Frame 1 (no input): blank canvas, image omitted
Frame 60 (no input): blank canvas, image omitted
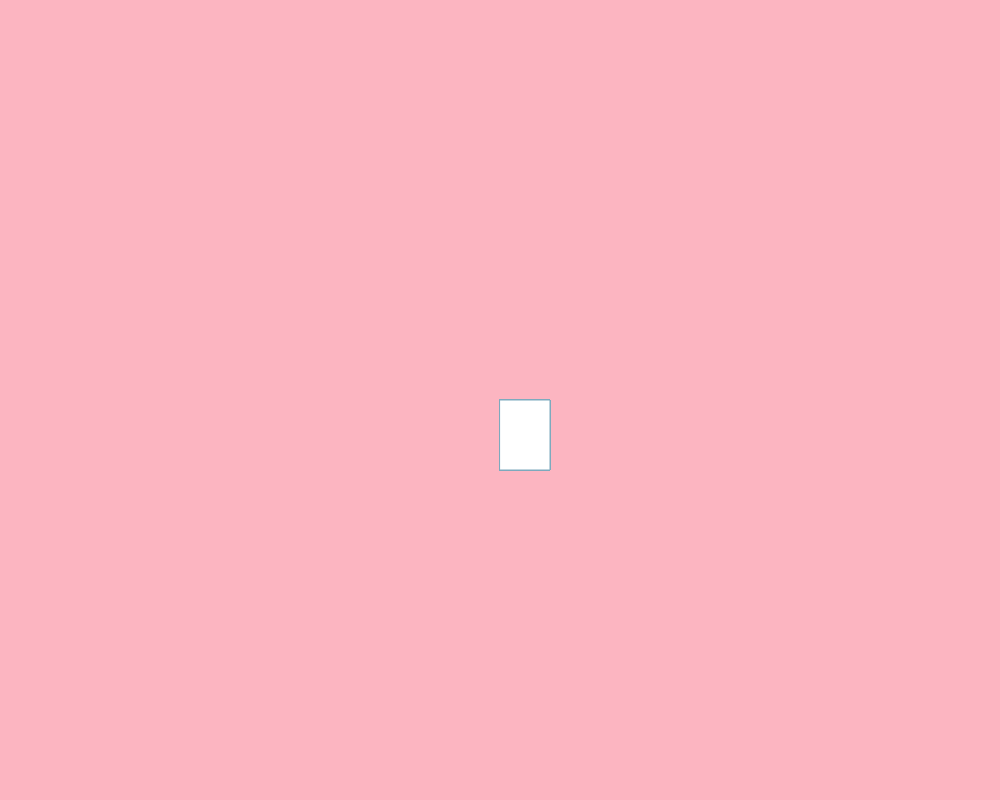
Frame 120 (the mouse pressed at the canvas centre since frame 60)

The p5.js sketch whose frames 1 and 60 were blank and that drew this single picture after the mouse press (run headless with seeded random() and noise() and a simulated clock; from frame 60 on, the mouse is pressed at the canvas centre):

// p5.js sketch
// ── sketch.js
function setup() {
  createCanvas(1000,800);
  background("rgb(252,181,193)");
}

function draw() {
  
  fill("rgb(255,255,255)");
  stroke ("#7DA9BD");
  if(mouseIsPressed)
  rect(mouseX,mouseY,50,70);
}
